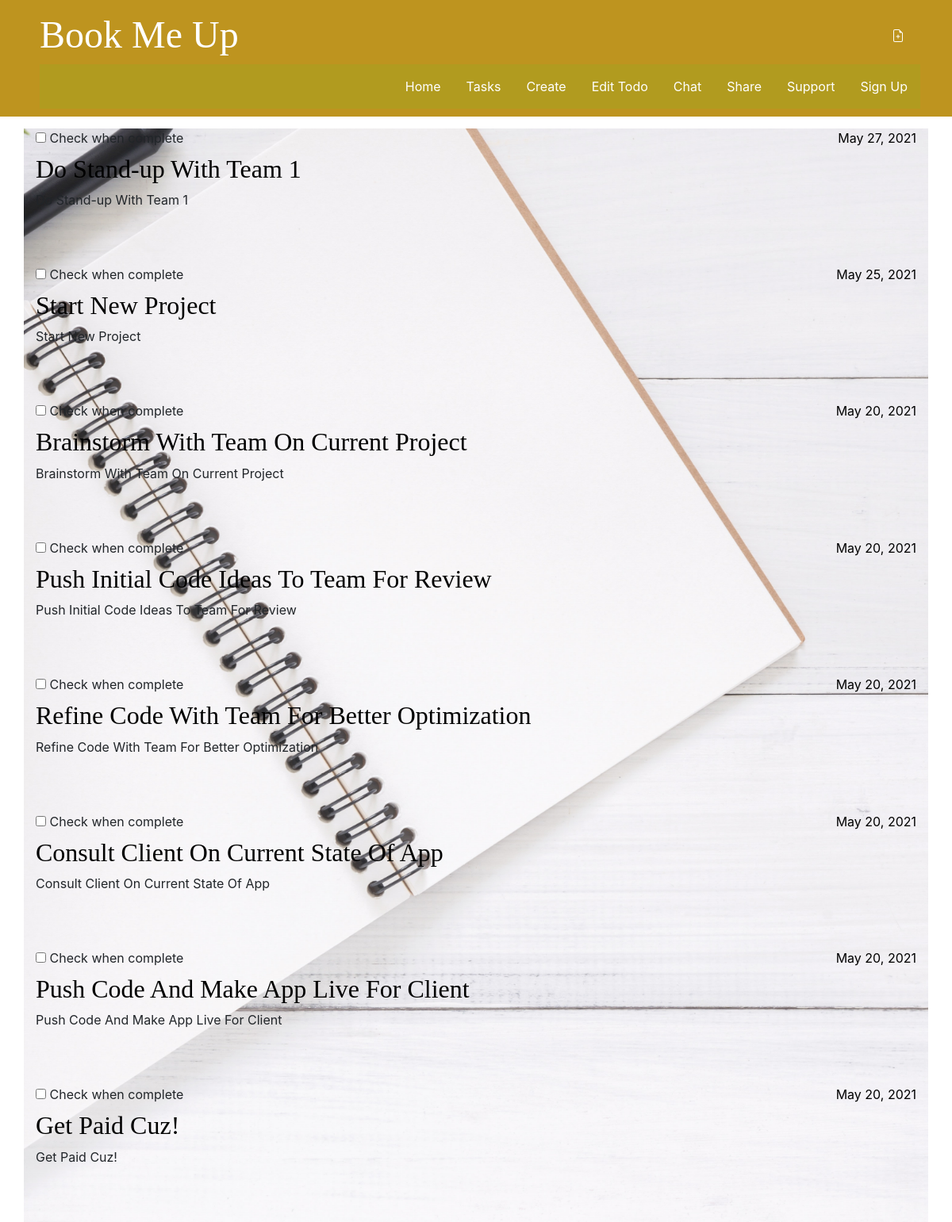
Before: / with the older database file.
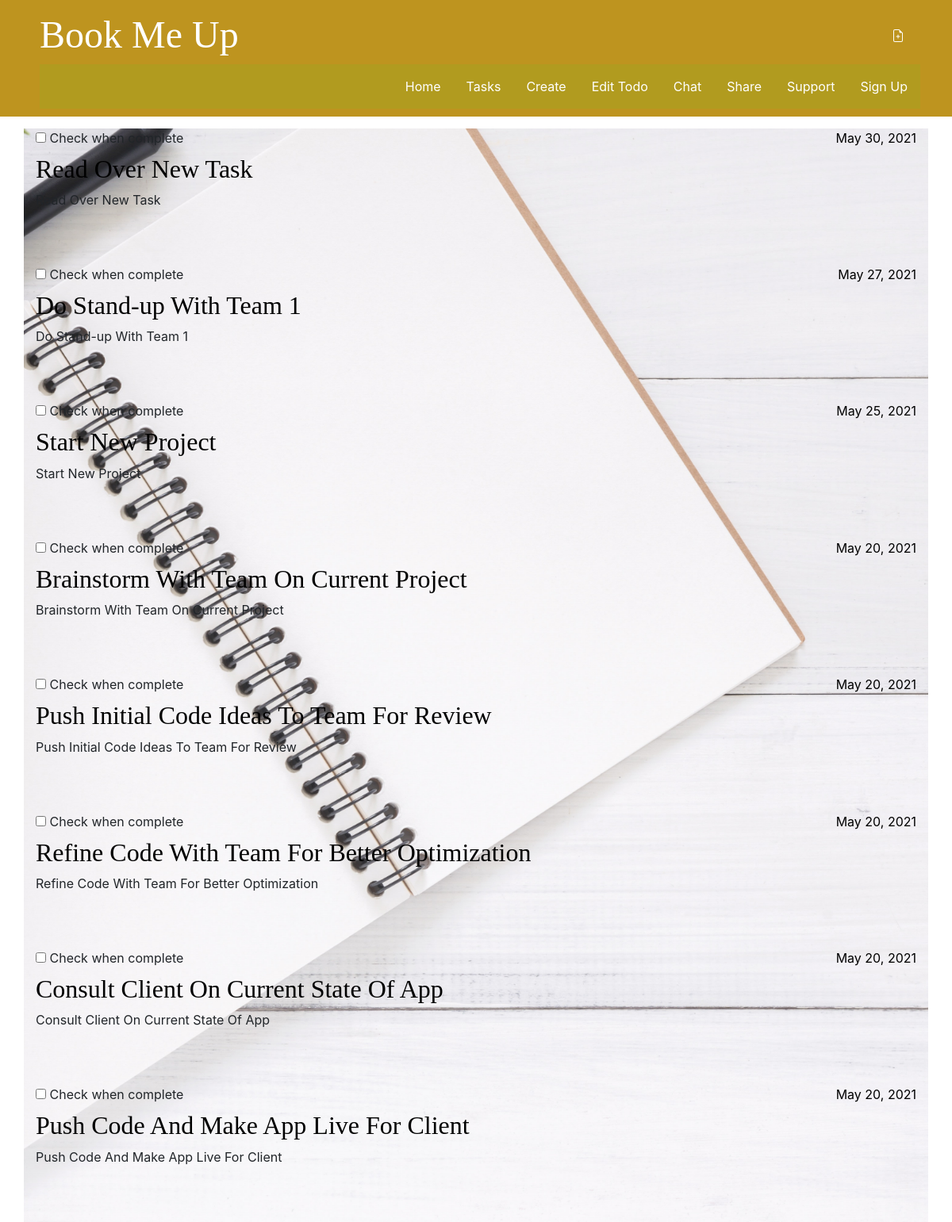
After: the same page with the newer database file.
### main/models.py (models this page shows, shortened)
class Todo(models.Model):
    text = models.CharField(max_length=280)
    created_date = models.DateField(auto_now_add=True)
    due_date = models.DateField(blank=True, null=True)
    done = models.BooleanField(default=False)
    user = models.ForeignKey(User, on_delete=models.CASCADE, related_name="todos")

### main/views.py (the view)
# urls.py: path('', views.todo_list, name='todo_list'),
def todo_list(request):
    todos = Todo.objects.filter(created_date__lte=timezone.now()).order_by('-created_date')
    return render(request, 'main/todo_list.html', {'todos': todos})

### templates/main/todo_list.html
{% extends 'base.html' %}
{% block content %}
    {% for todo in todos %}
        <article class="post">
            <time class="date">
                {{ todo.created_date }}
            </time>
            <label>
                <input type="checkbox">
                <span class="checkable">Check when complete</span>
              </label>
            <h2><a href="{% url 'todo_detail' pk=todo.pk %}">{{ todo.text }}</a></h2>
            <p>{{ todo.text|linebreaksbr }}</p>
        </article>
    {% endfor %}
{% endblock %}

### templates/base.html (shortened to what this page needs)
{% load static %}
<!DOCTYPE html>
<html>
    <head>
        <link rel="stylesheet" href="https://cdn.jsdelivr.net/npm/bootstrap@4.5.3/dist/css/bootstrap.min.css">
        <link rel="stylesheet" href="{% static 'css/todo.css' %}">
    </head>
    <body>
        <header class="page-header">
            <div class="container">
                <a href="{% url 'todo_new' %}" class="top-menu">
                </a>
                <h1><a href="/">Book Me Up</a></h1>
                <ul class="navigation">
                    <li>{% block nav-home %}<a href="{% url 'todo_list' %}">Home</a>{% endblock %}</li>
                    <li>{% block nav-tasks %}<a href="{% url 'todo_list' %}">Tasks</a>{% endblock %}</li>
                    <li>{% block nav-create %}<a href="{% url 'todo_new' %}">Create</a>{% endblock %}</li>
                    <li><a href="#">Edit Todo</a></li>
                    <li><a href="#">Chat</a></li>
                    <li><a href="#">Share</a></li>
                    <li><a href="#">Support</a></li>
                    <li>{% block nav-sign_up %}<a href="{% url 'signup' %}">Sign Up</a>{% endblock %}</li>
                  </ul>
            </div>
          </header>
          <main class="container">
              <div class="row">
                  <div class="col">
                  {% block content %}
                  {% endblock %}
                  </div>
              </div>
          </main>
    </body>
</html>

### static/css/todo.css (style rules this page uses)
h1 a, h2 a { color: #070707; font-family: 'Lobster'; }
body { padding-left: 0px; }
.page-header { background-color:rgb(190, 148, 31); margin-top: 0; margin-bottom: 15px; padding: 15px 15px 10px 25px; }
.page-header h1, .page-header h1 a, .page-header h1 a:visited, .page-header h1 a:active { color: #ffffff; font-size: 36pt; text-decoration: none; }
h1, h2, h3, h4 { font-family: 'Big Shoulders Display', cursive; }
.date { color: #000000; }
.top-menu, .top-menu:hover, .top-menu:visited { color: #fffffd; float: right; font-size: 26pt; margin-right: 20px; }
.navigation { display: flex; flex-flow: row wrap; justify-content: flex-end; list-style: none; margin: 0; background: rgb(177, 155, 31); }
.navigation a { text-decoration: none; display: block; padding: 1em; color: white; }
.post { margin-bottom: 70px; }
.post h2 a, .post h2 a:visited { color: #000000; }
.post > .date, .post > .actions { float: right; }
main { background: url('../img/background.jpg') no-repeat center center fixed; height: 100%; background-size: cover; overflow: hidden; }

Changed rows visible on the page:
changed Todo: created_date "May 20, 2021" → "May 30, 2021"; text "Get Paid Cuz!" → "Read Over New Task"; moves up the list
